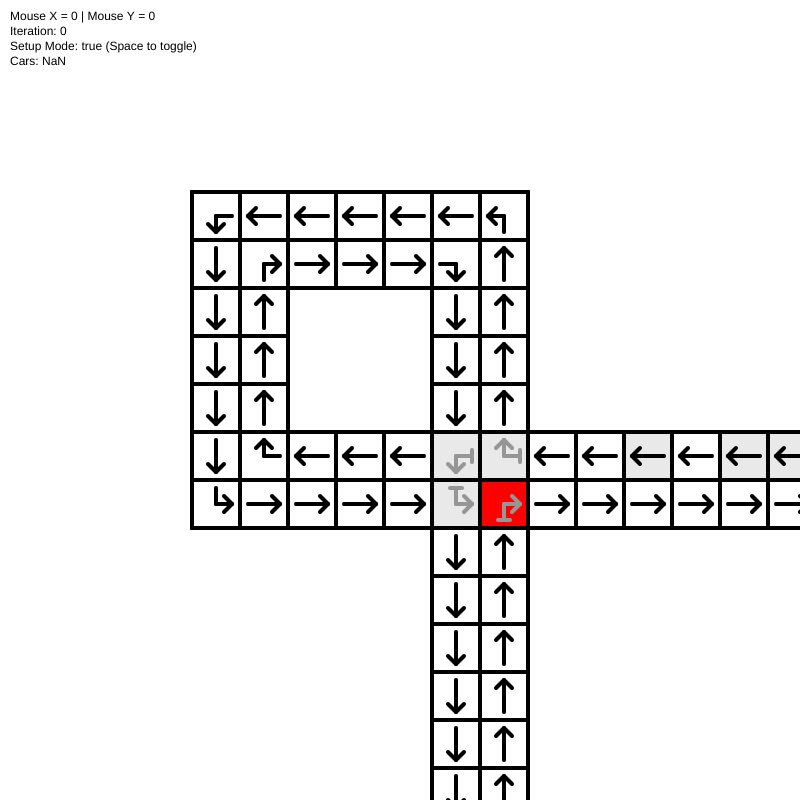
Frame 1 (no input)
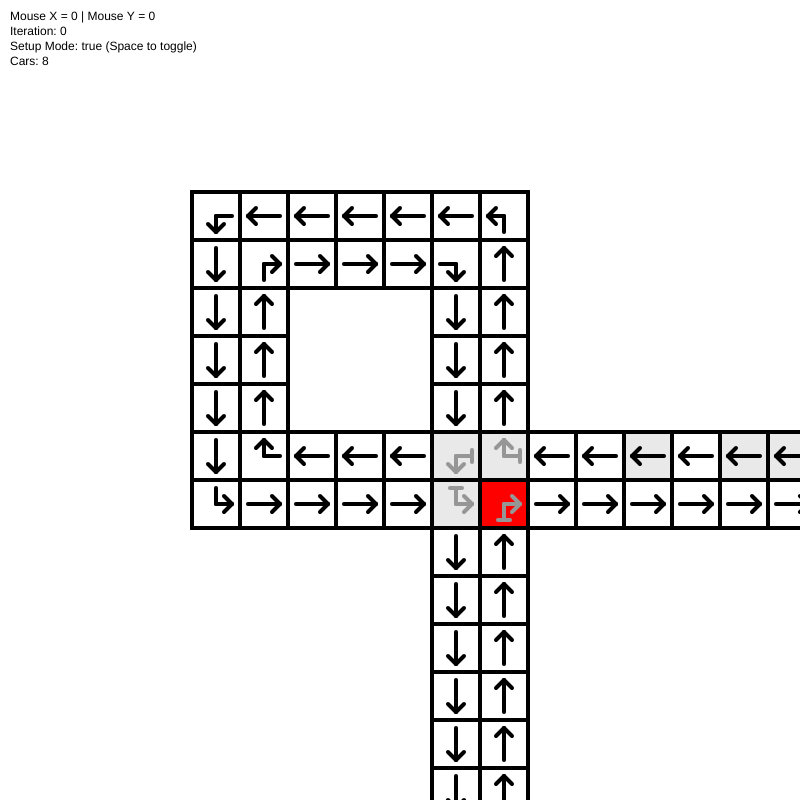
Frame 60 (no input)
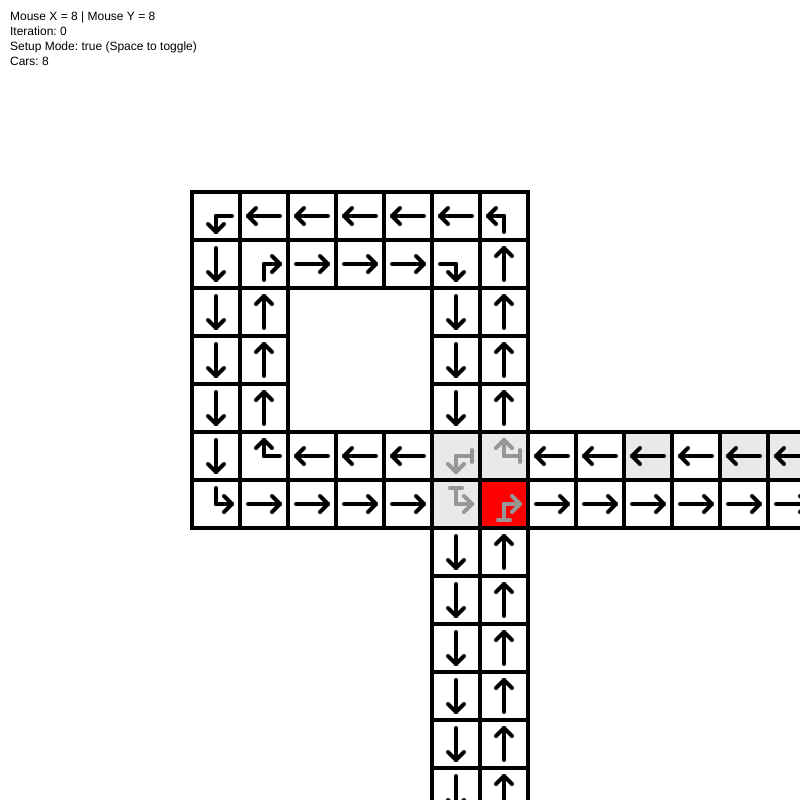
Frame 120 (the mouse pressed at the canvas centre since frame 60)

The p5.js sketch that drew these frames (run headless with seeded random() and noise() and a simulated clock; from frame 60 on, the mouse is pressed at the canvas centre):

// p5.js sketch
// ── sketch.js
// conf_beyond184_illustration

// EMPTY anything is zero
const EMPTY = 0;

// directions
const NORTH = 1;
const EAST = 2;
const SOUTH = 3;
const WEST = 4;

// types of things on the ground
const ROAD  = 1;
const INTERSECTION = 2;

// types of road "contents"
const CAR = -1;
const WRECK = -2;


function Cell() {
    this.type = EMPTY;

    this.direction = EMPTY;
    this.destination = EMPTY;

    this.content = new Content();
};

function Content() {
    this.type = EMPTY;
    this.cooldown = 0;
    this.wait = 0;
}

//resolution
var resX = 8;
var resY = 8;

//the two fields
var lifeField = [];
var lifeField2 = [];

//variables for swapping around
var currentLF;
var lastLF;
var temp;

//dimensions of the field
var a;
var b;

var iterations = 0;

//mode to place cells
var setupMode = false;
//mode where each cell has a 1 in 10000 chance of randomly changing 



function setup() {
    res = 48;
    resX = res;
    resY = res;
    createCanvas(800, 800);
    //get dimensions
    a = parseInt(width/resX);
    b = parseInt(height/resY);

    a = 50;
    b = 50;


    //create two empty fields
    for(var i = 0; i < a; i++) {
        lifeField[i] = [];
        lifeField2[i] = [];
        for(var j = 0; j < b; j++) {
            lifeField[i][j] = new Cell();
            lifeField2[i][j] = new Cell();
        }
    }
 

    currentLF = lifeField;
    lastLF = lifeField2;

    /*
    for(var i = 5; i < a; i+=20) {
        for(var j = 0; j < b; j++) {
            createRoad(i, j, SOUTH, SOUTH);
            createRoad(i + 1, j, NORTH, NORTH);
        }
    }
    for(var j = 5; j < b; j+=10) {
        for (var i = 0; i < a; i++) {
            if (getCell(i, j).type == ROAD) {
                createIntersection(i, j, WEST, getCell(i, j).direction, WEST, getCell(i, j).destination);
            }
            else {
                createRoad(i, j, WEST, WEST);
            }
            if (getCell(i, j + 1).type == ROAD) {
                createIntersection(i, j + 1, EAST, getCell(i, j + 1).direction, EAST, getCell(i, j + 1).destination);
            }
            else {
                createRoad(i, j + 1, EAST, EAST);
            }
        }
    }


    carCounter = 0;
    for(var i = 0; i < a / 2; i++) {
        for(var j = 0; j < b / 2; j++) {
            carCounter++;
            if (getCell(i, j).type != EMPTY) {
                if (carCounter % 1 == 0) {
                    createContent(i, j, CAR, 2, 2);
                }
            }
        }
    }

    */

    createRoad(11, 10, EAST, EAST);
    createRoad(12, 10, EAST, EAST);
    createRoad(13, 10, EAST, EAST);
    createRoad(14, 10, EAST, EAST);
    createRoad(15, 10, EAST, EAST);
    createRoad(16, 10, EAST, EAST);
    createRoad(17, 10, EAST, EAST);
    createRoad(18, 10, EAST, EAST);
    createRoad(19, 10, EAST, SOUTH);
    createRoad(19, 11, SOUTH, SOUTH);
    createRoad(19, 12, SOUTH, SOUTH);
    createRoad(19, 13, SOUTH, SOUTH);
    createRoad(19, 14, SOUTH, SOUTH);
    createRoad(19, 15, SOUTH, SOUTH);
    createRoad(19, 16, SOUTH, SOUTH);
    createRoad(19, 17, SOUTH, SOUTH);
    createRoad(19, 18, SOUTH, SOUTH);
    createRoad(19, 19, SOUTH, WEST);
    createRoad(10, 19, WEST, NORTH);
    createRoad(11, 19, WEST, WEST);
    createRoad(12, 19, WEST, WEST);
    createRoad(13, 19, WEST, WEST);
    createRoad(14, 19, WEST, WEST);
    createRoad(15, 19, WEST, WEST);
    createRoad(16, 19, WEST, WEST);
    createRoad(17, 19, WEST, WEST);
    createRoad(18, 19, WEST, WEST);
    createRoad(10, 18, NORTH, NORTH);
    createRoad(10, 17, NORTH, NORTH);
    createRoad(10, 16, NORTH, NORTH);
    createRoad(10, 15, NORTH, NORTH);
    createRoad(10, 14, NORTH, NORTH);
    createRoad(10, 13, NORTH, NORTH);
    createRoad(10, 12, NORTH, NORTH);
    createRoad(10, 11, NORTH, NORTH);
    createRoad(10, 10, NORTH, EAST);

    createRoad(10, 9, WEST, WEST);
    createRoad(11, 9, WEST, WEST);
    createRoad(12, 9, WEST, WEST);
    createRoad(13, 9, WEST, WEST);
    createRoad(14, 9, WEST, WEST);
    createRoad(15, 9, WEST, WEST);
    createRoad(16, 9, WEST, WEST);
    createRoad(17, 9, WEST, WEST);
    createRoad(18, 9, WEST, WEST);
    createRoad(19, 9, WEST, WEST);
    createRoad(20, 9, NORTH, WEST);
    createRoad(20, 10, NORTH, NORTH);
    createRoad(20, 11, NORTH, NORTH);
    createRoad(20, 12, NORTH, NORTH);
    createRoad(20, 13, NORTH, NORTH);
    createRoad(20, 14, NORTH, NORTH);
    createRoad(20, 15, NORTH, NORTH);
    createRoad(20, 16, NORTH, NORTH);
    createRoad(20, 17, NORTH, NORTH);
    createRoad(20, 18, NORTH, NORTH);
    createRoad(20, 19, NORTH, NORTH);
    createRoad(10, 20, EAST, EAST);
    createRoad(11, 20, EAST, EAST);
    createRoad(12, 20, EAST, EAST);
    createRoad(13, 20, EAST, EAST);
    createRoad(14, 20, EAST, EAST);
    createRoad(15, 20, EAST, EAST);
    createRoad(16, 20, EAST, EAST);
    createRoad(17, 20, EAST, EAST);
    createRoad(18, 20, EAST, EAST);
    createRoad(19, 20, EAST, EAST);
    createRoad(20, 20, EAST, NORTH);
    createRoad(9, 20, SOUTH, EAST);
    createRoad(9, 19, SOUTH, SOUTH);
    createRoad(9, 18, SOUTH, SOUTH);
    createRoad(9, 17, SOUTH, SOUTH);
    createRoad(9, 16, SOUTH, SOUTH);
    createRoad(9, 15, SOUTH, SOUTH);
    createRoad(9, 14, SOUTH, SOUTH);
    createRoad(9, 13, SOUTH, SOUTH);
    createRoad(9, 12, SOUTH, SOUTH);
    createRoad(9, 11, SOUTH, SOUTH);
    createRoad(9, 10, SOUTH, SOUTH);
    createRoad(9, 10, SOUTH, SOUTH);

    createRoad(8, 9, WEST, WEST);
    createRoad(7, 9, WEST, WEST);
    createRoad(6, 9, WEST, WEST);
    createRoad(5, 9, WEST, NORTH);
    createRoad(5, 8, NORTH, NORTH);
    createRoad(5, 7, NORTH, NORTH);
    createRoad(5, 6, NORTH, NORTH);
    createRoad(5, 5, NORTH, EAST);
    createRoad(6, 5, EAST, EAST);
    createRoad(7, 5, EAST, EAST);
    createRoad(8, 5, EAST, EAST);
    createRoad(9, 5, EAST, SOUTH);
    createRoad(9, 6, SOUTH, SOUTH);
    createRoad(9, 7, SOUTH, SOUTH);
    createRoad(9, 8, SOUTH, SOUTH);

    createRoad(8, 10, EAST, EAST);
    createRoad(7, 10, EAST, EAST);
    createRoad(6, 10, EAST, EAST);
    createRoad(5, 10, EAST, EAST);
    createRoad(4, 10, SOUTH, EAST);
    createRoad(4, 9, SOUTH, SOUTH);
    createRoad(4, 8, SOUTH, SOUTH);
    createRoad(4, 7, SOUTH, SOUTH);
    createRoad(4, 6, SOUTH, SOUTH);
    createRoad(4, 5, SOUTH, SOUTH);
    createRoad(4, 4, WEST, SOUTH);
    createRoad(5, 4, WEST, WEST);
    createRoad(6, 4, WEST, WEST);
    createRoad(7, 4, WEST, WEST);
    createRoad(8, 4, WEST, WEST);
    createRoad(9, 4, WEST, WEST);
    createRoad(10, 4, NORTH, WEST);
    createRoad(10, 5, NORTH, NORTH);
    createRoad(10, 6, NORTH, NORTH);
    createRoad(10, 7, NORTH, NORTH);
    createRoad(10, 8, NORTH, NORTH);

    createIntersection(9, 9, WEST, SOUTH, SOUTH, WEST);
    createIntersection(10, 9, WEST, NORTH, NORTH, WEST);
    createIntersection(9, 10, EAST, SOUTH, SOUTH, EAST);
    createIntersection(10, 10, EAST, NORTH, NORTH, EAST);

    
    createContent(9, 9, CAR, 0, 0);
    createContent(9, 8, CAR, 0, 0);
    createContent(10, 9, CAR, 0, 0);
    createContent(10, 10, WRECK, 0, 50);
    createContent(19, 19, CAR, 2, 0);
    createContent(19, 20, CAR, 2, 0);
    createContent(14, 9, CAR, 2, 0);
    createContent(15, 9, CAR, 2, 0);
    createContent(16, 9, CAR, 2, 0);

    createContent(9, 9, CAR, 1, 0);
    createContent(10, 9, CAR, 1, 1);
   
    
    setupMode = true;


    //createContent(11, 9, CAR, 1, 0);
    //createContent(12, 9, CAR, 0, 0);
}

function swapDestinationFor9x9() {
    if (getCell(9, 9).destination == SOUTH) {
        getCell(9, 9).destination = WEST;
        getLastCell(9, 9).destination = WEST;
    }
    else if (getCell(9, 9).destination == WEST) {
        getCell(9, 9).destination = SOUTH;
        getLastCell(9, 9).destination = SOUTH;
    }
}


function createContent(x, y, type, cooldown, wait) {
    currentLF[x][y].content.type = type;
    currentLF[x][y].content.cooldown = cooldown;
    currentLF[x][y].content.wait = wait;

    lastLF[x][y].content.type = type;
    lastLF[x][y].content.cooldown = cooldown;
    lastLF[x][y].content.wait = wait;
}

//delta for roads - don't rewrite all of them every single step
function createIntersection(x, y, direction, iDirection, destination, iDestination) {
    currentLF[x][y].type = INTERSECTION;
    currentLF[x][y].direction = direction;
    currentLF[x][y].iDirection = iDirection;
    currentLF[x][y].destination = destination;
    currentLF[x][y].iDestination = iDestination;

    lastLF[x][y].type = INTERSECTION;
    lastLF[x][y].direction = direction;
    lastLF[x][y].iDirection = iDirection;
    lastLF[x][y].destination = destination;
    lastLF[x][y].iDestination = iDestination;
}

function createRoad(x, y, direction, destination) {
    currentLF[x][y].type = ROAD;
    currentLF[x][y].direction = direction;
    currentLF[x][y].destination = destination;

    lastLF[x][y].type = ROAD;
    lastLF[x][y].direction = direction;
    lastLF[x][y].destination = destination;
}

function getCell(x, y) {
    //wraparound
    if(x < 0) {
        x = a + x;
    }
    else if (x >= a) {
        x = x - a;
    }
    if(y < 0) {
        y = b + y;
    }
    else if (y >= b) {
        y = y - b;
    }

    return currentLF[x][y];
}

function getLastCell(x, y) {
    //wraparound
    if(x < 0) {
        x = a + x;
    }
    else if (x >= a) {
        x = x - a;
    }
    if(y < 0) {
        y = b + y;
    }
    else if (y >= b) {
        y = y - b;
    }

    return lastLF[x][y];
}

function getLastNeighborWithDirectionalOffset(x, y, i) {
    var direction;
    if (i > 0) {
        direction = getLastCell(x, y).destination;
    }
    else if (i < 0) {
        direction = getLastCell(x, y).direction;
    }
    else {
        return getLastCell(x, y);
    }

    return getLastNeighborAtDirection(x, y, i, direction);
}

function getLastNeighborAtDirection(x, y, i, direction) {
    switch(direction) {
        case NORTH:
            return getLastCell(x, y - i); 
        case EAST:
            return getLastCell(x + i, y); 
        case SOUTH:
            return getLastCell(x, y + i); 
        case WEST:
            return getLastCell(x - i, y); 
    }
}

// returns a cell depending on given cell's direction
function getLastDirectionalNeighbor(x, y) {
    return getLastNeighborWithDirectionalOffset(x, y, -1);
}
// returns a cell depending on given cell's direction
function getLastForwardsDirectionalNeighbor(x, y) {
    return getLastNeighborWithDirectionalOffset(x, y, 1);
}

//if there is something ahead, return true
function isThereAnObstacleAhead(x, y) {
    for (var i = 1; i < 4; i++) {
        neighbor = getLastNeighborWithDirectionalOffset(x, y, i); 
        if (neighbor.type != ROAD || neighbor.content.type != EMPTY) {
            return true;
        }
    }
    return false;
}

//traverse roads somewhat similarly to a linked list, return car count
function getCarCount(originX, originY, originDestination) {
    var carCount = 0;

    var x = originX;
    var y = originY;
    var destination = originDestination;

    var lastCell = getLastCell(x, y);

    for (var i = 0; i < 20; i++) {
        switch(destination) {
            case NORTH:
                y = y - 1; 
                break;
            case EAST:
                x = x + 1; 
                break;
            case SOUTH:
                y = y + 1; 
                break;
            case WEST:
                x = x - 1; 
                break;
        }
        
        currentCell = getLastCell(x, y);
        
        //going from origin cell to first neighbor to check ignores destination-destination matching
        if ((x != originX && y != originY) && lastCell.destination != currentCell.direction) {
            break;
        }
        
        if (currentCell.content.type == CAR) {
            carCount++;
        }

        lastCell = currentCell;
        destination = lastCell.destination;
    }
    return carCount;
}

function getCarCountBackwards(originX, originY, originDirection) {
    var carCount = 0;

    var x = originX;
    var y = originY;
    var direction = originDirection;

    var lastCell = getLastCell(x, y);

    for (var i = 0; i < 5; i++) {
        switch(direction) {
            case NORTH:
                y = y + 1; 
                break;
            case EAST:
                x = x - 1; 
                break;
            case SOUTH:
                y = y - 1; 
                break;
            case WEST:
                x = x + 1; 
                break;
        }
        
        currentCell = getLastCell(x, y);
        
        //going from origin cell to first neighbor to check ignores direction-destination matching
        if ((x != originX && y != originY) && lastCell.direction != currentCell.destination) {
            break;
        }
        
        if (currentCell.content.type == CAR) {
            carCount++;
        }

        lastCell = currentCell;
        direction = lastCell.direction;
    }
    return carCount;
}




//step process for a single cell
function cellStep(x, y) {
    if (getLastCell(x, y).type == INTERSECTION) {
        if (getLastCell(x, y).iDirection != EMPTY) {
            var carCount = getCarCountBackwards(x, y, getLastCell(x, y).direction);
            var iCarCount = getCarCountBackwards(x, y, getLastCell(x, y).iDirection);

            if (carCount > iCarCount) {
                getCell(x, y).direction = getLastCell(x, y).direction;
                getCell(x, y).iDirection = getLastCell(x, y).iDirection;
            }
            else {
                getCell(x, y).direction = getLastCell(x, y).iDirection;
                getCell(x, y).iDirection = getLastCell(x, y).direction;
            }
        }
        
        if (getLastCell(x, y).iDestination != EMPTY) {
            var carCount = getCarCount(x, y, getLastCell(x, y).destination);
            var iCarCount = getCarCount(x, y, getLastCell(x, y).iDestination);

            if (carCount < iCarCount) {
                getCell(x, y).destination = getLastCell(x, y).destination;
                getCell(x, y).iDestination = getLastCell(x, y).iDestination;
            }
            else {
                getCell(x, y).destination = getLastCell(x, y).iDestination;
                getCell(x, y).iDestination = getLastCell(x, y).destination;
            }
        }

        neighbor = getLastDirectionalNeighbor(x, y);
        iNeighbor = getLastNeighborAtDirection(x, y, -1, getLastCell(x, y).iDirection);
        if (iNeighbor.destination == getLastCell(x, y).iDirection && iNeighbor.content.type == CAR && iNeighbor.content.cooldown != 2 && iNeighbor.content.wait == 0 && neighbor.content.type == CAR && neighbor.content.wait == 0) {
                getCell(x, y).content.type = WRECK;
                getCell(x, y).content.wait = 10;
                print("crash " + iterations);
                return;
        }
        else if (iNeighbor.content.type == CAR && iNeighbor.content.cooldown != 2 && iNeighbor.content.wait == 0 && iNeighbor.destination == getLastCell(x, y).iDirection) {
            getCell(x, y).content.type = CAR;
            getCell(x, y).content.cooldown = iNeighbor.content.cooldown;
            getCell(x, y).content.wait = getCell(x, y).content.cooldown;
            
            //if there is something ahead, slow down
            if (isThereAnObstacleAhead(x, y) == true) {
                if (getCell(x, y).content.cooldown < 2) {
                    getCell(x, y).content.cooldown++;
                }
                getCell(x, y).content.wait = getCell(x, y).content.cooldown;
                return;
            }
            //else, speed up
            if (getCell(x, y).content.cooldown > 0) {
                getCell(x, y).content.cooldown--;
                getCell(x, y).content.wait = getCell(x, y).content.cooldown;
            }
            return;
        }
    }

    if (getLastCell(x, y).type != EMPTY) {
        neighbor = getLastDirectionalNeighbor(x, y);
        //operate on cell "contents"
        if (getLastCell(x, y).content.type == WRECK) {
            getCell(x, y).content.type = WRECK;
            getCell(x, y).content.wait = getLastCell(x, y).content.wait - 1;
            
            if (getCell(x, y).content.wait == 0) {
                getCell(x, y).content.type = EMPTY;
            }
        }
        else if (getLastCell(x, y).content.type == EMPTY || (getLastCell(x, y).content.type == CAR && getLastCell(x, y).content.cooldown != 2 && getLastCell(x, y).content.wait == 0 && neighbor.content.cooldown != 2 && neighbor.content.wait == 0)) {
            if (neighbor.content.type == CAR && neighbor.content.wait == 0 && neighbor.destination == getLastCell(x, y).direction) {
                getCell(x, y).content.type = CAR;
                getCell(x, y).content.cooldown = neighbor.content.cooldown;
                getCell(x, y).content.wait = getCell(x, y).content.cooldown;
                
                //if there is something ahead, slow down
                if (isThereAnObstacleAhead(x, y) == true) {
                    if (getCell(x, y).content.cooldown < 2) {
                        getCell(x, y).content.cooldown++;
                    }
                    getCell(x, y).content.wait = getCell(x, y).content.cooldown;
                    return;
                }
                //else, speed up
                if (getCell(x, y).content.cooldown > 0 && getLastCell(x, y).type == ROAD) {
                    getCell(x, y).content.cooldown--;
                    getCell(x, y).content.wait = getCell(x, y).content.cooldown;
                }
                return;
            }
            else {
                getCell(x, y).content.type = EMPTY;
            }
        }
        else if (getLastCell(x, y).content.type == CAR) {
            //check for incoming crashes first
            neighbor = getLastDirectionalNeighbor(x, y);
            if (neighbor.destination == getLastCell(x, y).direction && neighbor.content.type == CAR && neighbor.content.cooldown != 2 && neighbor.content.wait == 0 && getLastCell(x, y).content.wait != 0) {
                print("crash " + iterations);
                getCell(x, y).content.type = WRECK;
                getCell(x, y).content.wait = 10;
                return;
            }

            if (getLastCell(x, y).content.cooldown == 2) {
                if (getLastCell(x, y).content.wait == 0) {
                    forwardsNeighbor = getLastForwardsDirectionalNeighbor(x, y);
                    if (forwardsNeighbor.type != EMPTY && forwardsNeighbor.content.type == EMPTY && forwardsNeighbor.direction == getLastCell(x, y).destination) {
                        getCell(x, y).content.type = EMPTY;
                    }
                    else {
                        getCell(x, y).content.type = CAR;
                        getCell(x, y).content.cooldown = 2;
                        getCell(x, y).content.wait = 0; 
                    }
                }
                else {
                    getCell(x, y).content.type = CAR;
                    getCell(x, y).content.cooldown = 2;
                    getCell(x, y).content.wait = getLastCell(x, y).content.wait - 1;
                }
            }
            else if (getLastCell(x, y).content.cooldown == 1) {
                if (getLastCell(x, y).content.wait == 0) {
                    //we didn't stop so go and crash
                    getCell(x, y).content.type = EMPTY;
                }
                else {
                    getCell(x, y).content.type = CAR;
                    getCell(x, y).content.cooldown = 1;
                    getCell(x, y).content.wait = 0;
                }
            }
            
            else if (getLastCell(x, y).content.cooldown == 0) {
                //go no matter what
                getCell(x, y).content.type = EMPTY;
            }
        }
    }
}

//swaps the two fields
function swapFields() {
    temp = currentLF;
    currentLF = lastLF;
    lastLF = temp;
}

//perform a single step
function lifeStep() {
    swapFields();
    for(var i = 0; i < a; i++) {
        for(var j = 0; j < b; j++) {
            cellStep(i, j);
        }
    }
    iterations++;
}
function keyPressed() {
    //mode to place cells on screen
    if (key == ' ') {
        setupMode = !setupMode;
    }
    if (keyCode === 67) {
    }
    //place a bunch of random cells on screen
    if (keyCode === 82) {
    }
    if (keyCode === 190) {
        lifeStep();
    }
    if (keyCode === 188) {
        iterations--;
        swapFields();
    }
}

//toggle cell where the mouse is
function mousePressed() {
    x = Math.floor(mouseX/resX);
    y = Math.floor(mouseY/resY);
    print(getCell(x, y));
    if (setupMode == true) {
    }
}

function drawSquare(x, y) {
    cc = currentLF[x][y];
    push();
        rectMode(CENTER);
        translate((x + 0.5) * resX, (y + 0.5) * resY);
        noFill();
        strokeWeight(4);
        rect(0, 0, resX, resY);
        if(cc.type == ROAD) {
            stroke(0);
        }
        else if (cc.type == INTERSECTION) {
            stroke(150);
        }
        strokeWeight(4);
        push();
            switch(cc.direction) {
                case NORTH:
                    break;
                case EAST:
                    rotate(0.5 * PI);
                    break;
                case SOUTH:
                    rotate(PI);
                    break;
                case WEST:
                    rotate(-0.5 * PI);
                    break;
            }
            line(0, 0, 0, resY/2 - 8);
            if (cc.type == INTERSECTION) {
                line(-6, resY/2 - 8, 6, resY/2 - 8);
            }
        pop();

        push();
            switch(cc.destination) {
                case NORTH:
                    rotate(PI);
                    break;
                case EAST:
                    rotate(-0.5 * PI);
                    break;
                case SOUTH:
                    break;
                case WEST:
                    rotate(0.5 * PI);
                    break;
            }
            line(0, 0, 0, resY/2 - 8);
            line(8, resY/3 - 8, 0, resY/3);
            line(-8, resY/3 - 8, 0, resY/3);
        pop();
    pop();
}
        

var carCount;

function draw() {
    
    //change background depending on mode
    if(setupMode == false) {
        background(100);
        //only swap field pointers if not in setup mode
        //lifeStep();
        swapFields();
        iterations++;
    }
    else {
        background(0, 0, 255);
    }
    background(255);

    for(var i = 0; i < a; i++) {
        for(var j = 0; j < b; j++) {
            cellStep(i, j);
            cc = currentLF[i][j];

            if (cc.type != EMPTY) {
                fill(0, 0, 0);
                //rect(i * resX, j * resY, resX, resY);
                
                if (cc.content.type != EMPTY) {
                    if (cc.content.type == CAR) {
                        carCount++;
                        /*
                        switch(cc.content.cooldown) {
                            case 2:
                                fill(0, 200, 200);
                                break;
                            case 1:
                                fill(100, 200, 0);
                                break;
                            case 0:
                                fill(200, 200, 0);
                                break;
                        }
                        */
                        fill(200, 200, 200, 100);
                    }
                    else if (cc.content.type == WRECK) {
                        fill(255, 0, 0);
                    }

                    rect(i * resX, j * resY, resX, resY);
                    
                    fill(0);
                   // text(cc.content.wait, i * resX + 2, j * resY + 13);
                }
                drawSquare(i, j);
            }
        }
    }

    if (frameCount % 11 == 0) {
        //swapDestinationFor9x9();
    }

    fill(0);
    text('Mouse X = ' + parseInt(mouseX/resX) + " | Mouse Y = " + parseInt(mouseY/resY) +
         "\nIteration: " + iterations + 
         "\nSetup Mode: " + setupMode + " (Space to toggle)" +
         "\nCars: " + carCount,
         10, 20);
    carCount = 0;
}
